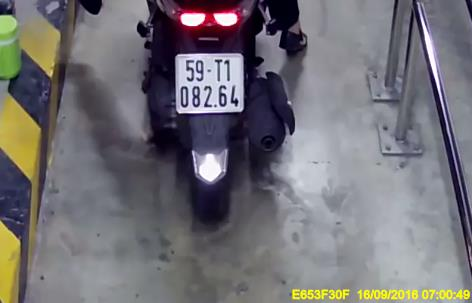
#> input picture dataset/0001_05318_b.jpg, 472 x 303 px, found by its file name; its folder holds only this picture in this run
$ python projection.py --path ../dataset/0001_05318_b.jpg   (older library calls are emulated)
#> lines starting #> are read from the running program, lines starting #| are printed output that depends on the picture; after the words box and inside, x2 and y2 are one past the last pixel; in counts of white or black regions, pixels touching at a corner belong together
### localization/canny.py
import cv2
import matplotlib.pyplot as plt
import matplotlib.patches as patches
import numpy as np
import sys
import os
import argparse
def localizeLP(img):
	""" Function to localize the license plate on a image.
		Return the license plate in bird-eyes view cropped from the image."""
	#Preprocessing image
	gray_img = cv2.cvtColor(img,cv2.COLOR_BGR2GRAY)
	# remove noise by bilateral filter
	noise_removal_img = cv2.bilateralFilter(gray_img,9,75,75)
	# histogram equalization
	equal_histogram_img = cv2.equalizeHist(noise_removal_img)

	kernel = cv2.getStructuringElement(cv2.MORPH_RECT,(5,5))
	morph_img = cv2.morphologyEx(equal_histogram_img,cv2.MORPH_OPEN,kernel,iterations=20)
	sub_morp_image = cv2.subtract(equal_histogram_img,morph_img)

	# threshold Otsu to get binary image
	ret,thresh_image = cv2.threshold(sub_morp_image,0,255,cv2.THRESH_OTSU)
	# canny edge detection
	canny_image = cv2.Canny(thresh_image,250,255)
	# dilate to remove noise
	kernel = np.ones((3,3), np.uint8)
	dilated_image = cv2.dilate(canny_image,kernel,iterations=1)

	#finding contours
	dilated_image,contours, hierarchy = cv2.findContours(dilated_image, cv2.RETR_LIST, cv2.CHAIN_APPROX_SIMPLE)
	# listing the top 10 contours with largest areas
	large_contours= sorted(contours, key = cv2.contourArea, reverse = True)[:10]

	img_height=gray_img.shape[0]
	img_width=gray_img.shape[1]
	min_height, max_height, min_width, max_width = (0.1*img_height, 0.7*img_height, 0.1*img_width, 0.7*img_width)
	horizontal_min, horizontal_max = (0.1*img_width, 0.9*img_width)
	curr_min_area_error=99999999
	plate=None
	# iterate through the contours list to find the ones with sastified any conditions
	license_plate_rect=None
	for contour in large_contours:
		# find the contour that can be approx by a 4-edges polyDP
		peri = cv2.arcLength(contour, True)
		approx = cv2.approxPolyDP(contour, 0.06 * peri, True)
		if len(approx)!=4: continue
		rect=np.array(order_points(approx[:,0]),dtype='float32')
		tl, tr, br, bl = rect

		# find the width and height of the approximated rectangle from this current contour
		widthA = np.sqrt(((br[0] - bl[0]) ** 2) + ((br[1] - bl[1]) ** 2))
		widthB = np.sqrt(((tr[0] - tl[0]) ** 2) + ((tr[1] - tl[1]) ** 2))
		region_width = max(int(widthA), int(widthB))

		heightA = np.sqrt(((tr[0] - br[0]) ** 2) + ((tr[1] - br[1]) ** 2))
		heightB = np.sqrt(((tl[0] - bl[0]) ** 2) + ((tl[1] - bl[1]) ** 2))
		region_height = max(int(heightA), int(heightB))

		if region_height==0 or region_width==0:
			continue
		scale=region_height/region_width

		# check if it sastified some condition about coordinate, width, height, aspect ratio
		if region_height >= min_height and region_height <= max_height and region_width >= min_width and region_width <= max_width and tl[0]>horizontal_min and tr[0]<horizontal_max and scale<10/7 and scale>0.7:
			# only look for one with the approximated rectange is better
			# in this case, find the one which region area is nearest to the original contour's
			area_error=abs(cv2.contourArea(approx)-region_height*region_width)
			if area_error<curr_min_area_error:
				curr_min_area_error=area_error
				license_plate_rect=(rect,region_height,region_width)

	if license_plate_rect is None:
		return None,contours
	# Now, we get the most suitable one
	rect,region_height,region_width=license_plate_rect
	# now that we have the dimensions of the new image, construct
	# the set of destination points to obtain a "birds eye view",
	# (i.e. top-down view) of the image, again specifying points
	# in the top-left, top-right, bottom-right, and bottom-left
	# order
	dst = np.array([
		[0, 0],
		[region_width - 1, 0],
		[region_width - 1, region_height - 1],
		[0, region_height - 1]], dtype = "float32")
	# compute the perspective transform matrix and then apply it
	M = cv2.getPerspectiveTransform(rect, dst)
	plate = cv2.warpPerspective(img, M, (region_width, region_height))

	ret_plate=cv2.cvtColor(plate,cv2.COLOR_BGR2GRAY)
	return ret_plate,contours


def order_points(pts):
	""" Sort the 4 points in argument to the suitable order."""
	# initialzie a list of coordinates that will be ordered
	# such that the first entry in the list is the top-left,
	# the second entry is the top-right, the third is the
	# bottom-right, and the fourth is the bottom-left
	rect = np.zeros((4, 2), dtype = "float32")

	# the top-left point will have the smallest sum, whereas
	# the bottom-right point will have the largest sum
	s = pts.sum(axis = 1)
	rect[0] = pts[np.argmin(s)]
	rect[2] = pts[np.argmax(s)]

	# now, compute the difference between the points, the
	# top-right point will have the smallest difference,
	# whereas the bottom-left will have the largest difference
	diff = np.diff(pts, axis = 1)
	rect[1] = pts[np.argmin(diff)]
	rect[3] = pts[np.argmax(diff)]

	# return the ordered coordinates
	return rect

# [30 lines left out: function main, not called in this run]

# [2 lines that do not run on import are left out]

### segmentation/projection.py
import os
import cv2
import matplotlib.pyplot as plt
import matplotlib.patches as patches
import numpy as np
import os
import sys
from skimage.filters import threshold_otsu
from skimage.transform import resize
import matplotlib.lines as mlines
import argparse

dir_path = os.path.dirname(os.path.realpath(__file__))
sys.path.append(dir_path+"/../localization")
from canny import localizeLP


def characterSegmentation(gray_plate):
	if gray_plate is None:
		return 0
	height=gray_plate.shape[0]
	width=gray_plate.shape[1]
	gray_plate1=gray_plate

	thresh_plate=cv2.adaptiveThreshold(gray_plate1,255,cv2.ADAPTIVE_THRESH_GAUSSIAN_C,cv2.THRESH_BINARY,13,14)
	w=gray_plate1.shape[1]
	h=gray_plate1.shape[0]
	y_ax=[sum(thresh_plate[i,:]) for i in range(h)]

	max_idx=0
	max_val=0
	for i in range(h//3):
		if y_ax[i]>=max_val:
			max_idx=i
			max_val=y_ax[i]
	top_upper_divide=max_idx
	max_val=0
	for i in range(2*h//3,h):
		if y_ax[i]>max_val:
			max_idx=i
			max_val=y_ax[i]
	bottom_down_divide=max_idx
	max_val=0
	for i in range(h//3,2*h//3):
		if y_ax[i]>max_val:
			max_idx=i
			max_val=y_ax[i]
	vertical_divide=max_idx
	up_im=thresh_plate[top_upper_divide:vertical_divide,:]
	down_im=thresh_plate[vertical_divide+1:bottom_down_divide,:]
	x_ax1=[sum(up_im[:,i]) for i in range(w)]
	x_ax2=[sum(down_im[:,i]) for i in range(w)]
	vm=max(x_ax1)
	xl=0
	xr=0

	border_list=[]
	while True:
		xm=x_ax1.index(max(x_ax1))
		for i in range(xm-1,-1,-1):
			if x_ax1[i]<0.8*x_ax1[xm]:
				xl=i
				break
			else:
				x_ax1[i]=0
		for i in range(xm+1,w):
			if x_ax1[i]<0.8*x_ax1[xm]:
				xr=i
				break
			else:
				x_ax1[i]=0
		if x_ax1[xm]<0.86*vm:
			break
		else:
			border_list.append(xl)
			border_list.append(xr)
			x_ax1[xm]=0

	fig,ax=plt.subplots(3,2)
	for line in border_list:
		l = mlines.Line2D([line,line], [0,30])
		ax[1,0].add_line(l)
	ax[0,1].plot(y_ax)
	ax[0,0].imshow(thresh_plate,cmap='gray')
	ax[1,0].imshow(up_im,cmap='gray')
	ax[1,1].imshow(down_im,cmap='gray')
	ax[2,0].plot(x_ax1)
	ax[2,1].plot(x_ax2)
	plt.show(block=False)
	plt.pause(5)
	plt.close()


def main():
	fig_size = plt.rcParams["figure.figsize"]
	print("Current size:", fig_size)
	fig_size[0] = 20
	fig_size[1] = 9
	plt.rcParams["figure.figsize"] = fig_size

	parser = argparse.ArgumentParser(usage="Visualize license plate localization using Canny edge detection")
	parser.add_argument("--folder", type=str, default='dataset', help="Visualize images in the specified folder.")
	parser.add_argument("--path", type=str, default='', help="Visualize image with the specified path.")
	args = parser.parse_args()

	paths=[]
	if hasattr(args,'folder') and args.folder:
		files = os.listdir(args.folder)
		paths=[os.path.join(args.folder,file) for file in files]
	elif hasattr(args,'path') and args.path:
		paths=[args.path]
	else:
		print('Error: Unexpected arguments.')

	for file in paths:
		print(file)
		img=cv2.imread(file)
#> img is the input picture: shape (303, 472, 3); mean B, G, R 117.5, 112.6, 114.7
		plate,contours=localizeLP(img)
#> in localizeLP, `sub_morp_image = cv2.subtract(equal_histogram_img,morph_img)`:
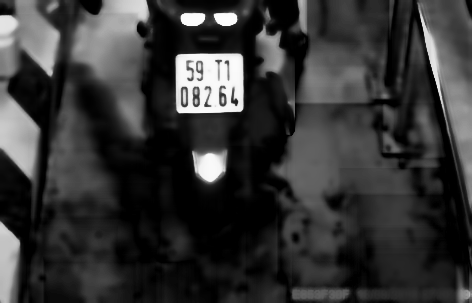
#> sub_morp_image: shape (303, 472); min 0, max 252, mean 52.9
#> in localizeLP, `ret,thresh_image = cv2.threshold(sub_morp_image,0,255,cv2.THRESH_OTSU)`:
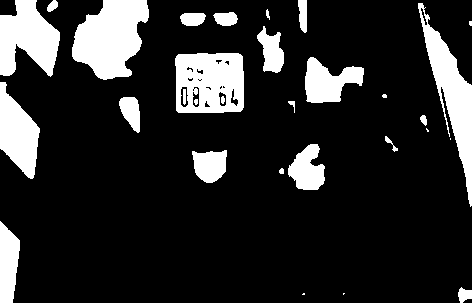
#> thresh_image: shape (303, 472); 16.9% white; 30 white regions (6 under 20 px), largest, box (x1, y1, x2, y2) and area: (72, 0, 149, 80) 4220, (175, 53, 244, 113) 3574, (418, 3, 472, 207) 3438
#> in localizeLP, `ret,thresh_image = cv2.threshold(sub_morp_image,0,255,cv2.THRESH_OTSU)`: ret = 95
#> in localizeLP, `dilated_image = cv2.dilate(canny_image,kernel,iterations=1)`:
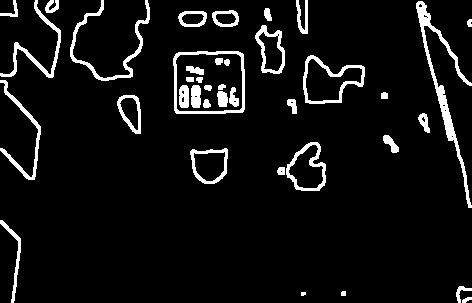
#> dilated_image: shape (303, 472); 6.8% white; 39 white regions (1 under 20 px)
#> in localizeLP, `dilated_image,contours, hierarchy = cv2.findContours(dilated_image, cv..`: contours = 61 contours, 16 with area under 20; largest, box (x1, y1, x2, y2) and area: (173, 51, 245, 114) 4262, (175, 53, 243, 112) 3736, (303, 55, 365, 104) 1858, (305, 58, 363, 102) 1374, (286, 142, 326, 191) 1330
#> in localizeLP, `large_contours= sorted(contours, key = cv2.contourArea, reverse = True..`: large_contours = 10 contours; largest, box (x1, y1, x2, y2) and area: (173, 51, 245, 114) 4262, (175, 53, 243, 112) 3736, (303, 55, 365, 104) 1858, (305, 58, 363, 102) 1374, (286, 142, 326, 191) 1330
#> the loop in localizeLP, `for contour in large_contours:` made 10 passes
#> (peri, approx, s in order_points, diff in order_points, widthA, widthB, region_width, heightA) on pass 1: (258, [[175, 54], [176, 113], [243, 111], [242, 53]], [229, 289, 354, 295], [-121, -63, -132, -189], 67.03, 67.01, 67, 58.01)
#> after the loop in localizeLP, `for contour in large_contours:`: curr_min_area_error = 12.5
#> in localizeLP, `rect,region_height,region_width=license_plate_rect`: rect = [[176, 58], [238, 54], [242, 107], [179, 111]]; region_height = 53; region_width = 63
#> in localizeLP, `dst = np.array([ [0, 0], [region_width - 1, 0], [region_width - 1, reg..`: dst = [[0, 0], [62, 0], [62, 52], [0, 52]]
#> in localizeLP, `M = cv2.getPerspectiveTransform(rect, dst)`: M = [[1.02, -0.0579, -176.6], [0.0657, 1.02, -70.6], [3.96e-05, 0.000308, 1]]
#> in localizeLP, `ret_plate=cv2.cvtColor(plate,cv2.COLOR_BGR2GRAY)`:
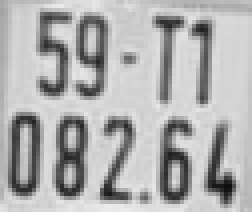
#> ret_plate: shape (53, 63) (shown 4 times larger); min 15, max 236, mean 175.5
		characterSegmentation(plate)
#> in characterSegmentation, `thresh_plate=cv2.adaptiveThreshold(gray_plate1,255,cv2.ADAPTIVE_THRESH..`:
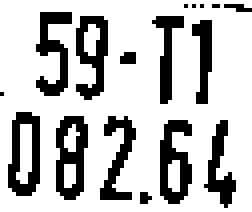
#> thresh_plate: shape (53, 63) (shown 4 times larger); 75.4% white; black in thin lines or dots
#> in characterSegmentation, `y_ax=[sum(thresh_plate[i,:]) for i in range(h)]`: y_ax = 53 values, max 16065 at index 0, min 8670 at index 47, mean 12105.3
#> the loop in characterSegmentation, `for i in range(h//3):` made 17 passes
#> max_val on pass 1: 16065
#> after the loop in characterSegmentation, `for i in range(h//3):`: max_idx = 0; max_val = 16065
#> in characterSegmentation, `top_upper_divide=max_idx`: top_upper_divide = 0
#> the loop in characterSegmentation, `for i in range(2*h//3,h):` made 18 passes
#> max_val on passes 1, 16, 17, 18: 11730, 14025, 15810, 16065
#> after the loop in characterSegmentation, `for i in range(2*h//3,h):`: max_idx = 52; max_val = 16065
#> in characterSegmentation, `bottom_down_divide=max_idx`: bottom_down_divide = 52
#> the loop in characterSegmentation, `for i in range(h//3,2*h//3):` made 18 passes
#> max_val on passes 1, 2, 8, 9, 10: 13515, 13770, 14025, 14790, 16065
#> after the loop in characterSegmentation, `for i in range(h//3,2*h//3):`: max_idx = 26; max_val = 16065
#> in characterSegmentation, `vertical_divide=max_idx`: vertical_divide = 26
#> in characterSegmentation, `down_im=thresh_plate[vertical_divide+1:bottom_down_divide,:]`:
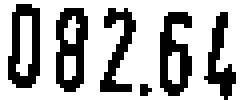
#> down_im: shape (25, 63) (shown 4 times larger); 69.9% white; black in thin lines or dots, all inside (x1, y1, x2, y2) = (2, 1, 59, 25)
#> in characterSegmentation, `x_ax1=[sum(up_im[:,i]) for i in range(w)]`: x_ax1 = 63 values, max 6630 at index 1, min 1020 at index 41, mean 5217.4
#> in characterSegmentation, `x_ax2=[sum(down_im[:,i]) for i in range(w)]`: x_ax2 = 63 values, max 6375 at index 0, min 1530 at index 4, mean 4456.4
#> in characterSegmentation, `vm=max(x_ax1)`: vm = 6630
#> the loop in characterSegmentation, `while True:` made 6 passes
#> xm on passes 1 to 6: 1, 18, 27, 47, 55, 49
#> after the loop in characterSegmentation, `while True:`: border_list = [0, 10, 16, 19, 26, 40, 42, 49, 52, 49]; x_ax1 = 63 values, max 5100 at index 49, min 0 at index 0, mean 1096.9
#> the loop in characterSegmentation, `for line in border_list:` made 10 passes
#> line on passes 2 to 9: 10, 16, 19, 26, 40, 42, 49, 52
#> in characterSegmentation, `plt.show(block=False)`:
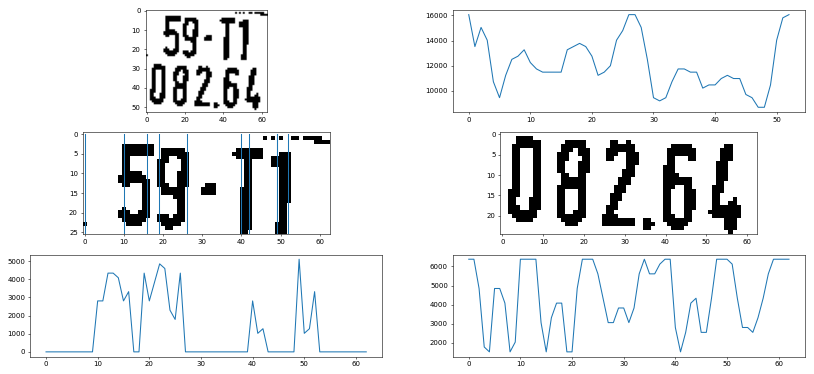
#> figure drawn by matplotlib, 6 panels; panel 2: curve peaks at x = 0, y = 16065; panel 5: curve peaks at x = 49, y = 5100; panel 6: curve peaks at x = 0, y = 6375

if __name__=="__main__":
		main()

$ run again, on dataset/0031_07285_b.jpg
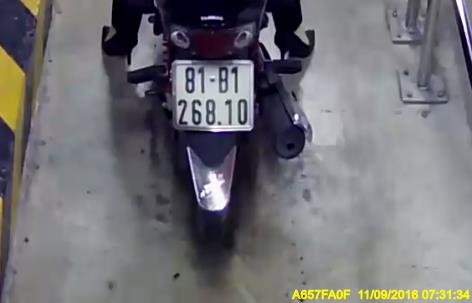
#> input picture dataset/0031_07285_b.jpg, 472 x 303 px, found by its file name
#> in main, img is the input picture: shape (303, 472, 3); mean B, G, R 117.6, 112.8, 113.4
#> in localizeLP, `ret,thresh_image = cv2.threshold(sub_morp_image,0,255,cv2.THRESH_OTSU)`:
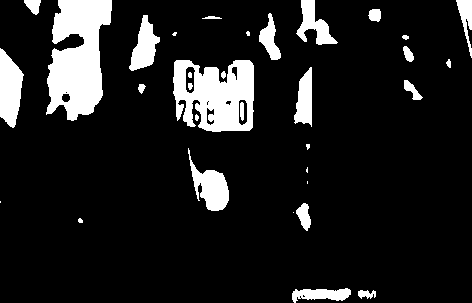
#> thresh_image: shape (303, 472); 12.2% white; 33 white regions (7 under 20 px), largest, box (x1, y1, x2, y2) and area: (46, 0, 112, 121) 5374, (173, 60, 254, 132) 4255, (0, 48, 24, 128) 1326
#> ret = 90
#> canny_image: shape (303, 472); 1.9% white in thin lines or dots
#> dilated_image: shape (303, 472); 6.5% white; 31 white regions (1 under 20 px)
#> in localizeLP, `dilated_image,contours, hierarchy = cv2.findContours(dilated_image, cv..`: contours = 65 contours, 22 with area under 20; largest, box (x1, y1, x2, y2) and area: (171, 58, 255, 133) 5410, (173, 60, 253, 131) 3820, (186, 146, 230, 212) 1428, (127, 13, 161, 72) 1102, (44, 0, 113, 122) 1037
#> large_contours = 10 contours; largest, box (x1, y1, x2, y2) and area: (171, 58, 255, 133) 5410, (173, 60, 253, 131) 3820, (186, 146, 230, 212) 1428, (127, 13, 161, 72) 1102, (44, 0, 113, 122) 1037
#> the loop in localizeLP, `for contour in large_contours:` made 10 passes
#> (peri, s in order_points, diff in order_points, tl, tr, br, bl, widthA) on pass 2: (515.7, [238, 307, 377, 312], [-110, -187, -125, -64], [174, 64], [247, 60], [251, 126], [188, 124], 63.03)
#> after the loop in localizeLP, `for contour in large_contours:`: curr_min_area_error = 358
#> in localizeLP, `rect,region_height,region_width=license_plate_rect`: rect = [[173, 60], [251, 59], [253, 129], [175, 121]]; region_height = 70; region_width = 78
#> dst = [[0, 0], [77, 0], [77, 69], [0, 69]]
#> M = [[1.67, -0.0547, -285.4], [0.0213, 1.66, -103.3], [0.00279, -0.000171, 1]]
#> thresh_plate: shape (70, 78); 73.5% white; 27 black regions (15 under 20 px), largest, box (x1, y1, x2, y2) and area: (13, 8, 23, 37) 181, (33, 42, 43, 69) 161, (19, 43, 29, 70) 158
#> y_ax = 70 values, max 19890 at index 2, min 3060 at index 0, mean 14611.5
#> the loop in characterSegmentation, `for i in range(h//3):` made 23 passes
#> max_val on passes 1 to 3: 3060, 19380, 19890
#> after the loop in characterSegmentation, `for i in range(h//3):`: max_idx = 2; max_val = 19890
#> top_upper_divide = 2
#> the loop in characterSegmentation, `for i in range(2*h//3,h):` made 24 passes
#> max_val on passes 1, 2, 3, 4, 5, 6, 7, 24: 10710, 12240, 12750, 13005, 13770, 14535, 14790, 15555
#> after the loop in characterSegmentation, `for i in range(2*h//3,h):`: max_idx = 69; max_val = 15555
#> bottom_down_divide = 69
#> the loop in characterSegmentation, `for i in range(h//3,2*h//3):` made 23 passes
#> max_val on passes 1, 2, 13, 14, 15: 13770, 15555, 17085, 19125, 19890
#> after the loop in characterSegmentation, `for i in range(h//3,2*h//3):`: max_idx = 37; max_val = 19890
#> vertical_divide = 37
#> up_im: shape (35, 78); 76.2% white; 12 black regions (7 under 20 px), largest, box (x1, y1, x2, y2) and area: (13, 6, 23, 35) 181, (47, 6, 56, 33) 157, (27, 6, 33, 34) 96, (59, 6, 65, 33) 89, (0, 2, 16, 19) 52
#> in characterSegmentation, `down_im=thresh_plate[vertical_divide+1:bottom_down_divide,:]`:
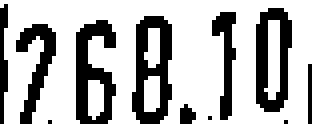
#> down_im: shape (31, 78) (shown 4 times larger); 70.4% white; 11 black regions (5 under 20 px), largest, box (x1, y1, x2, y2) and area: (33, 4, 43, 31) 161, (19, 5, 29, 31) 153, (64, 2, 73, 28) 142, (4, 6, 14, 31) 104, (53, 3, 59, 30) 79, (0, 1, 2, 31) 43
#> in characterSegmentation, `x_ax1=[sum(up_im[:,i]) for i in range(w)]`: x_ax1 = 78 values, max 8925 at index 26, min 1530 at index 15, mean 6803.3
#> x_ax2 = 78 values, max 7905 at index 2, min 510 at index 0, mean 5567.5
#> vm = 8925
#> the loop in characterSegmentation, `while True:` made 6 passes
#> xm on passes 1 to 6: 26, 33, 56, 77, 4, 51
#> after the loop in characterSegmentation, `while True:`: border_list = [22, 30, 32, 47, 55, 62, 64, 62, 2, 13]; x_ax1 = 78 values, max 7140 at index 51, min 0 at index 3, mean 1226
#> the loop in characterSegmentation, `for line in border_list:` made 10 passes
#> line on passes 1 to 8: 22, 30, 32, 47, 55, 62, 64, 62

$ run again, on dataset/0041_00951_b.jpg
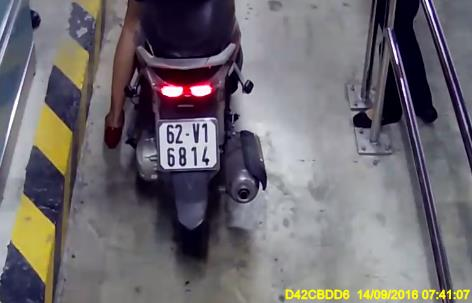
#> input picture dataset/0041_00951_b.jpg, 472 x 303 px, found by its file name
#> in main, img is the input picture: shape (303, 472, 3); mean B, G, R 111.4, 105.9, 110.1
#> in localizeLP, `ret,thresh_image = cv2.threshold(sub_morp_image,0,255,cv2.THRESH_OTSU)`:
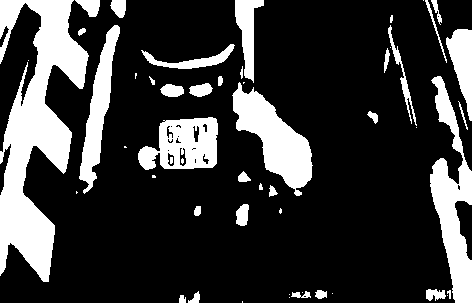
#> thresh_image: shape (303, 472); 22.1% white; 52 white regions (17 under 20 px), largest, box (x1, y1, x2, y2) and area: (0, 0, 89, 282) 11793, (430, 76, 472, 303) 4338, (232, 82, 313, 196) 3984
#> ret = 81
#> canny_image: shape (303, 472); 3.3% white in thin lines or dots
#> dilated_image: shape (303, 472); 11% white; 39 white regions (2 under 20 px)
#> in localizeLP, `dilated_image,contours, hierarchy = cv2.findContours(dilated_image, cv..`: contours = 87 contours, 35 with area under 20; largest, box (x1, y1, x2, y2) and area: (231, 0, 314, 197) 4911, (233, 84, 312, 188) 3532, (136, 115, 219, 171) 3518, (77, 23, 121, 195) 2915, (159, 117, 217, 168) 2319
#> large_contours = 10 contours; largest, box (x1, y1, x2, y2) and area: (231, 0, 314, 197) 4911, (233, 84, 312, 188) 3532, (136, 115, 219, 171) 3518, (77, 23, 121, 195) 2915, (159, 117, 217, 168) 2319
#> the loop in localizeLP, `for contour in large_contours:` made 10 passes
#> (peri, approx, s in order_points, diff in order_points, widthA, widthB, region_width, heightA) on pass 3: (282.2, [[217, 117], [162, 118], [139, 166], [214, 168]], [334, 280, 305, 382], [-100, -44, 27, -46], 75.03, 55.01, 75, 51.09)
#> after the loop in localizeLP, `for contour in large_contours:`: curr_min_area_error = 751
#> in localizeLP, `rect,region_height,region_width=license_plate_rect`: rect = [[162, 118], [217, 117], [214, 168], [139, 166]]; region_height = 53; region_width = 75
#> dst = [[0, 0], [74, 0], [74, 52], [0, 52]]
#> M = [[-10.42, -4.99, 2277.5], [-0.199, -10.92, 1320.6], [-0.00783, -0.0597, 1]]
#> thresh_plate: shape (53, 75); 71.6% white; black in thin lines or dots
#> y_ax = 53 values, max 18870 at index 2, min 255 at index 0, mean 13693
#> the loop in characterSegmentation, `for i in range(h//3):` made 17 passes
#> max_val on passes 1 to 3: 255, 17085, 18870
#> after the loop in characterSegmentation, `for i in range(h//3):`: max_idx = 2; max_val = 18870
#> top_upper_divide = 2
#> the loop in characterSegmentation, `for i in range(2*h//3,h):` made 18 passes
#> max_val on passes 1, 5, 6, 17: 14535, 14790, 15300, 15810
#> after the loop in characterSegmentation, `for i in range(2*h//3,h):`: max_idx = 51; max_val = 15810
#> bottom_down_divide = 51
#> the loop in characterSegmentation, `for i in range(h//3,2*h//3):` made 18 passes
#> max_val on passes 1, 15, 16: 15045, 15300, 17850
#> after the loop in characterSegmentation, `for i in range(h//3,2*h//3):`: max_idx = 32; max_val = 17850
#> vertical_divide = 32
#> in characterSegmentation, `up_im=thresh_plate[top_upper_divide:vertical_divide,:]`:
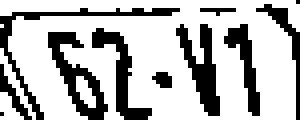
#> up_im: shape (30, 75) (shown 4 times larger); 71.8% white; 11 black regions (4 under 20 px), largest, box (x1, y1, x2, y2) and area: (12, 8, 27, 30) 119, (44, 6, 55, 29) 114, (0, 2, 45, 30) 108
#> in characterSegmentation, `x_ax1=[sum(up_im[:,i]) for i in range(w)]`: x_ax1 = 75 values, max 7395 at index 11, min 1785 at index 51, mean 5494.4
#> x_ax2 = 75 values, max 4590 at index 1, min 1020 at index 63, mean 3338.8
#> vm = 7395
#> the loop in characterSegmentation, `while True:` made 6 passes
#> xm on passes 1 to 6: 11, 43, 55, 65, 27, 48
#> after the loop in characterSegmentation, `while True:`: border_list = [6, 13, 32, 46, 54, 60, 64, 73, 25, 29]; x_ax1 = 75 values, max 6120 at index 48, min 0 at index 7, mean 2186.2
#> the loop in characterSegmentation, `for line in border_list:` made 10 passes
#> line on passes 1 to 8: 6, 13, 32, 46, 54, 60, 64, 73
